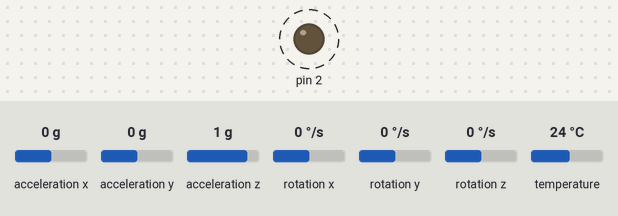
A sketch run on a simulated Arduino Leonardo, built for the host (arithmetic inside an expression is 32-bit, double 64-bit). Shown: output pins drawn as LEDs (lit = HIGH). Dashed ring = blinking. The test bench sets the inputs (shaded band); at power-on: acceleration x 0 g, acceleration y 0 g, acceleration z 1 g, rotation x 0 °/s, rotation y 0 °/s, rotation z 0 °/s, temperature 24 °C. No radio packets arrive unless stated; what the sketch prints to the serial monitor is not drawn.

Above: at 0.7 s.
Timing chart, 0 to 5.2 s (numbered marks = the images above):
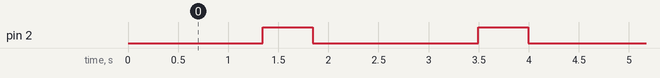

Measured:
- by itself, pin 2: alternates HIGH for 0.50 s and LOW for 1.7 s

The sketch:

sender-device.ino
```cpp
#include <Adafruit_MPU6050.h>
#include <Adafruit_Sensor.h>
#include <Wire.h>
#include <LoRa.h> //responsável pela comunicação com o WIFI Lora
#include <SPI.h> //responsável pela comunicação serial
#include "ArduinoJson.h"


// Definição dos pinos
#define SCK     5    // GPIO5  -- SX127x's SCK
#define MISO    19   // GPIO19 -- SX127x's MISO
#define MOSI    27   // GPIO27 -- SX127x's MOSI
#define SS      18   // GPIO18 -- SX127x's CS
#define RST     14   // GPIO14 -- SX127x's RESET
#define DI00    26   // GPIO26 -- SX127x's IRQ(Interrupt Request)

#define BAND    915E6  //Frequencia do radio - podemos utilizar ainda : 433E6, 868E6, 915E6
#define PABOOST true

byte destinationAddressLinearData = 0xAA;
byte destinationAddressAngularData = 0xBB;
Adafruit_MPU6050 mpu;

StaticJsonDocument<256> docAcelLinear;
StaticJsonDocument<256> docAcelAngular;
char out[256];
String deviceId = "62c8cf0794257003d4bf85e5";

void setup() {
  pinMode(2,OUTPUT);
  Serial.begin(9600);
  while (!Serial)
    delay(10); // will pause Zero, Leonardo, etc until serial console opens

  SPI.begin(SCK,MISO,MOSI,SS); //inicia a comunicação serial com o Lora
  LoRa.setPins(SS,RST,DI00); //configura os pinos que serão utlizados pela biblioteca (deve ser chamado antes do LoRa.begin)

  //inicializa o Lora com a frequencia específica.
  if (!LoRa.begin(BAND))
  {
    Serial.print("Starting LoRa failed!");
    while (1);
  }

  Serial.print("LoRa Initial success!");
  Serial.println("Adafruit MPU6050 test!");

  if (!mpu.begin()) {
    Serial.println("Failed to find MPU6050 chip");
    while (1) {
      delay(10);
    }
  }

  Serial.println("MPU6050 Found!");

  mpu.setAccelerometerRange(MPU6050_RANGE_16_G);
  Serial.print("Accelerometer range set to: ");
  switch (mpu.getAccelerometerRange()) {
  case MPU6050_RANGE_2_G:
    Serial.println("+-2G");
    break;
  case MPU6050_RANGE_4_G:
    Serial.println("+-4G");
    break;
  case MPU6050_RANGE_8_G:
    Serial.println("+-8G");
    break;
  case MPU6050_RANGE_16_G:
    Serial.println("+-16G");
    break;
  }

  mpu.setGyroRange(MPU6050_RANGE_500_DEG);
  Serial.print("Gyro range set to: ");
  switch (mpu.getGyroRange()) {
  case MPU6050_RANGE_250_DEG:
    Serial.println("+- 250 deg/s");
    break;
  case MPU6050_RANGE_500_DEG:
    Serial.println("+- 500 deg/s");
    break;
  case MPU6050_RANGE_1000_DEG:
    Serial.println("+- 1000 deg/s");
    break;
  case MPU6050_RANGE_2000_DEG:
    Serial.println("+- 2000 deg/s");
    break;
  }

  mpu.setFilterBandwidth(MPU6050_BAND_260_HZ);
  Serial.print("Filter bandwidth set to: ");
  switch (mpu.getFilterBandwidth()) {
  case MPU6050_BAND_260_HZ:
    Serial.println("260 Hz");
    break;
  case MPU6050_BAND_184_HZ:
    Serial.println("184 Hz");
    break;
  case MPU6050_BAND_94_HZ:
    Serial.println("94 Hz");
    break;
  case MPU6050_BAND_44_HZ:
    Serial.println("44 Hz");
    break;
  case MPU6050_BAND_21_HZ:
    Serial.println("21 Hz");
    break;
  case MPU6050_BAND_10_HZ:
    Serial.println("10 Hz");
    break;
  case MPU6050_BAND_5_HZ:
    Serial.println("5 Hz");
    break;
  }

  docAcelLinear["deviceId"] = deviceId;
  docAcelAngular["deviceId"] = deviceId;

  Serial.println("");
  delay(100);
}

void loop() {

  sensors_event_t a, g, temp;
  mpu.getEvent(&a, &g, &temp);

  double aux1 = roundf(a.acceleration.x * 100);
  double acelx = aux1 / 100;

  double aux2 = roundf(a.acceleration.y * 100);
  double acely = aux2 / 100;

  double aux3 = roundf(a.acceleration.z * 100);
  double acelZ = aux3 / 100;

  double aux4 = roundf(g.gyro.x * 100);
  double alphaX = aux4 / 100;

  double aux5 = roundf(g.gyro.y * 100);
  double alphaY = aux5 / 100;

  double aux6 = roundf(g.gyro.z * 100);
  double alphaZ = aux6 / 100;

  //beginPacket : abre um pacote para adicionarmos os dados para envio
  docAcelLinear["acelX"]  = acelx;
  docAcelLinear["acelY"]  = acely;
  docAcelLinear["acelZ"]  = acelZ;
  docAcelAngular["alphaX"] = alphaX;
  docAcelAngular["alphaY"] = alphaY;
  docAcelAngular["alphaZ"] = alphaZ;

  LoRa.beginPacket();
  //print: adiciona os dados no pacote
  serializeJson(docAcelLinear, out);
  LoRa.write(destinationAddressLinearData);
  LoRa.print(out);
  //endPacket : fecha o pacote e envia
  LoRa.endPacket(); //retorno= 1:sucesso | 0: falha

  delay(1000);

  LoRa.beginPacket();
  //print: adiciona os dados no pacote
  serializeJson(docAcelAngular, out);
  LoRa.write(destinationAddressAngularData);
  LoRa.print(out);
  //endPacket : fecha o pacote e envia
  LoRa.endPacket(); //retorno= 1:sucesso | 0: falha

  digitalWrite(2, HIGH);   // liga o LED indicativo
  delay(500);                       // aguarda 500ms
  digitalWrite(2, LOW);    // desliga o LED indicativo
  delay(500);                       // aguarda 500msno contador

  Serial.print("Acceleration X: ");
  Serial.print(a.acceleration.x);
  Serial.print(", Y: ");
  Serial.print(a.acceleration.y);
  Serial.print(", Z: ");
  Serial.print(a.acceleration.z);
  Serial.println(" m/s^2");

  Serial.print("Rotation X: ");
  Serial.print(g.gyro.x);
  Serial.print(", Y: ");
  Serial.print(g.gyro.y);
  Serial.print(", Z: ");
  Serial.print(g.gyro.z);
  Serial.println(" rad/s");

//  Serial.print("Temperature: ");
//  Serial.print(temp.temperature);
//  Serial.println(" degC");

  Serial.println(" ");

}
```
